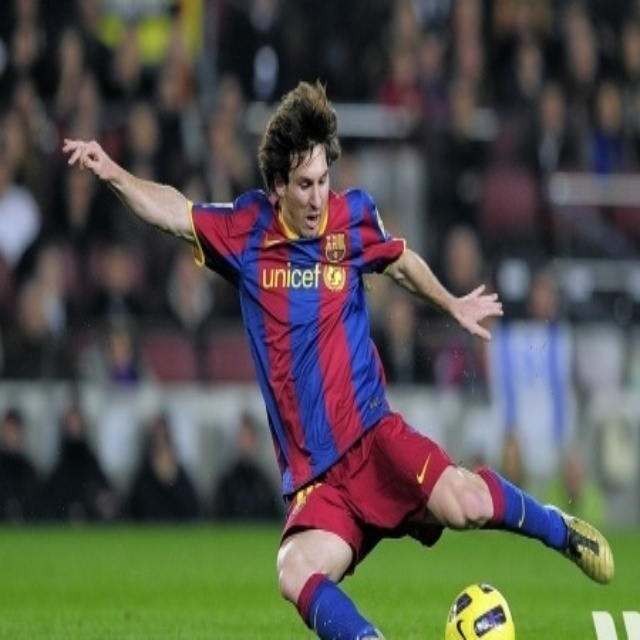
#> input picture messi5.jpg, 640 x 640 px
$ python test_algo2.py   (older library calls are emulated)
#> lines starting #> are read from the running program, lines starting #| are printed output that depends on the picture
import numpy as np
import cv2
from matplotlib import pyplot as plt
img = cv2.imread('messi5.jpg')
#> img is the input picture: shape (640, 640, 3); mean B, G, R 75.7, 82.5, 83.3
# [10 lines of commented-out code are left out]

'''
bgdModel = np.zeros((1,65),np.float64)
fgdModel = np.zeros((1,65),np.float64)
rect = (50,50,450,290)
mask = np.zeros(img.shape[:2],np.uint8)
#cv.grabCut(img,mask,rect,bgdModel,fgdModel,5,cv.GC_INIT_WITH_RECT)
print(mask.shape)
mask2 = np.where((mask==2)|(mask==0),0,1).astype('uint8')
img = img*mask2[:,:,np.newaxis]
plt.imshow(img),plt.colorbar(),plt.show()
'''

# newmask is the mask image I manually labelled
img = cv2.imread('label.jpg')
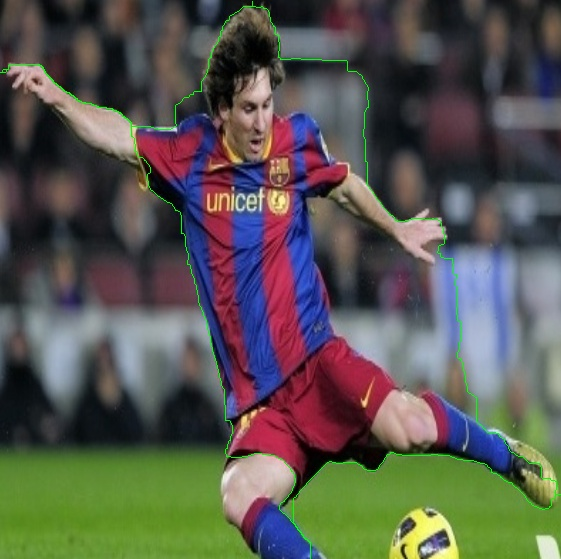
#> input picture label.jpg, 561 x 559 px
#> img is the input picture: shape (559, 561, 3); mean B, G, R 79.9, 86.6, 87.7
# [5 lines of commented-out code are left out]

(ROW,COL,_)= img.shape
#> ROW = 559; COL = 561
contours =[]
for i in range(0,ROW):
    for j in range(0,COL):
        if img[i,j,:][0] >80 and img[i,j,:][0]<110 and img[i,j,:][1] >175 and img[i,j,:][1]<205 and img[i,j,:][2] >80 and img[i,j,:][2]<110:
            contours.append([i,j])
            #print("row is ", i)
            #print('col is ', j)
#mask2=np.asarray(mask2).T.tolist()
contours=np.array(contours)
print(contours.shape)
#| (1024, 2)
im3 =cv2.drawContours(img, [contours], 0, (0,255,0), 3)
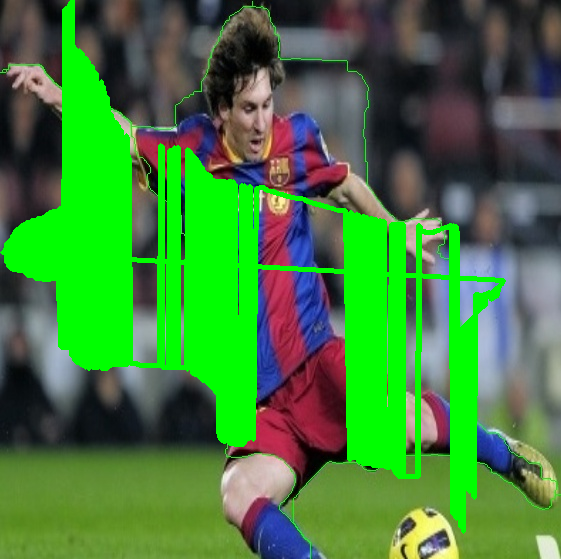
#> im3: shape (559, 561, 3); mean B, G, R 59, 126.6, 66.8
plt.imshow(im3),plt.show()
'''
#print(mask2.shape)
#img[mask2] = [0,0,255]
#mask[img == [0,255,0]] = 0
#print(img.shape)
#plt.imshow(mask2),plt.colorbar(),plt.show()

# wherever it is marked white (sure foreground), change mask=1
# wherever it is marked black (sure background), change mask=0
#mask[img == [0,255,0] ] = 0
#mask[newmask == 255] = 1
#mask, bgdModel, fgdModel = cv.grabCut(img,mask,None,bgdModel,fgdModel,5,cv.GC_INIT_WITH_MASK)
#mask = np.where((mask==2)|(mask==0),0,1).astype('uint8')
#img = img*mask[:,:,np.newaxis]
'''
